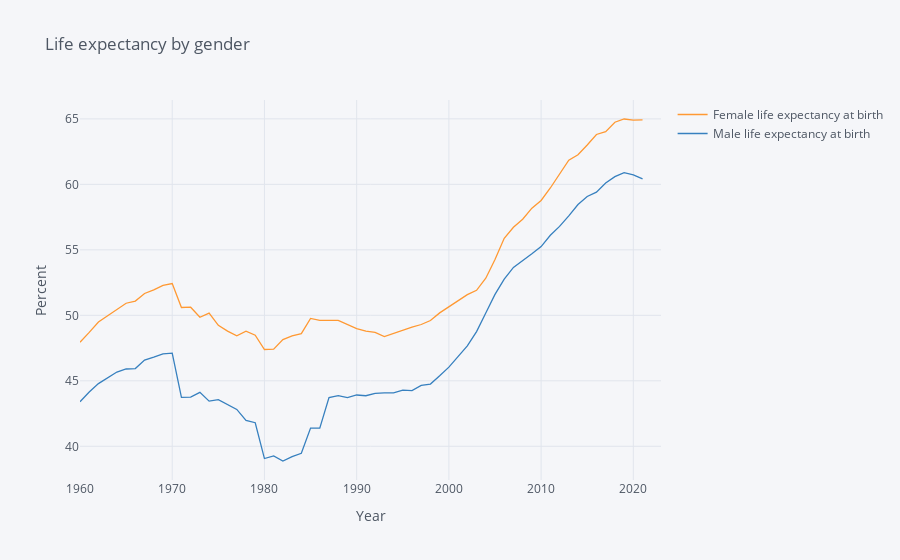
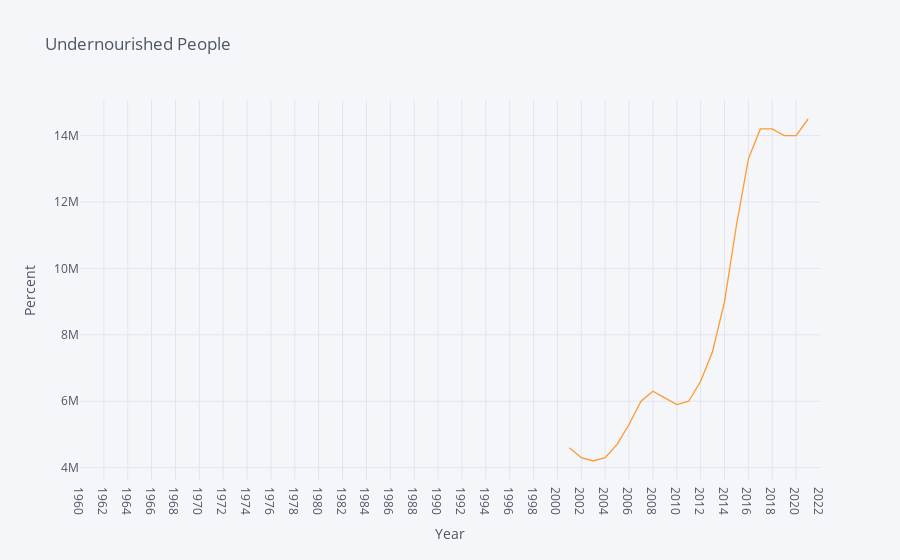

Here is the notebook cell these charts were saved with, in order:
### Markdown cell above
#### Population by Gender in Percent <a name="popl-by-gender-in-percent"></a>

### Code cell
# Population over time as percent male and female.

# Two variables: Population % male, Population % female
variable_labels = {"SP.DYN.LE00.FE.IN": "Female life expectancy at birth",
                   "SP.DYN.LE00.MA.IN": "Male life expectancy at birth"}

# Set country to Rwanda
Uganda = {"UGA":"Uganda"}

# Get dataframe
uganda_pop = wbdata.get_dataframe(variable_labels, country = Uganda).squeeze()

# Date index is of type string; change to integers
uganda_pop.index = uganda_pop.index.astype(int)

# Print graph from 1960-2022
uganda_pop.iplot(title="Life expectancy by gender",xTitle='Year',yTitle='Percent')

variable_labels2 = {"SN.ITK.DEFC": "Number of undernourished people"}
uganda_nurish = wbdata.get_dataframe(variable_labels2, country = Uganda).squeeze()
reversed_nurished = uganda_nurish.iloc[::-1]
reversed_nurished.iplot(title="Undernourished People",xTitle='Year',yTitle='Percent')

### Figure 1 — Plotly figure (JSON) as saved in the notebook; plotly's stock layout.template omitted (floating-point values rounded to 4 significant figures)
{"data": [{"line": {"color": "rgba(255, 153, 51, 1.0)", "dash": "solid", "shape": "linear", "width": 1.3}, "mode": "lines", "name": "Female life expectancy at birth", "text": "", "type": "scatter", "x": [2023, 2022, 2021, 2020, 2019, 2018, 2017, 2016, 2015, 2014, 2013, 2012, 2011, 2010, 2009, 2008, 2007, 2006, 2005, 2004, 2003, 2002, 2001, 2000, 1999, 1998, 1997, 1996, 1995, 1994, 1993, 1992, 1991, 1990, 1989, 1988, 1987, 1986, 1985, 1984, 1983, 1982, 1981, 1980, 1979, 1978, 1977, 1976, 1975, 1974, 1973, 1972, 1971, 1970, 1969, 1968, 1967, 1966, 1965, 1964, 1963, 1962, 1961, 1960], "y": ["", "", 64.92, 64.9, 64.99, 64.74, 64.03, 63.81, 63.01, 62.26, 61.85, 60.76, 59.72, 58.77, 58.18, 57.34, 56.72, 55.88, 54.27, 52.83, 51.91, 51.58, 51.09, 50.62, 50.19, 49.6, 49.3, 49.1, 48.85, 48.64, 48.38, 48.7, 48.79, 48.99, 49.29, 49.61, 49.61, 49.62, 49.76, 48.6, 48.43, 48.14, 47.42, 47.39, 48.48, 48.78, 48.44, 48.79, 49.24, 50.17, 49.85, 50.62, 50.6, 52.43, 52.29, 51.94, 51.67, 51.09, 50.92, 50.44, 49.93, 49.48, 48.7, 47.95]}, {"line": {"color": "rgba(55, 128, 191, 1.0)", "dash": "solid", "shape": "linear", "width": 1.3}, "mode": "lines", "name": "Male life expectancy at birth", "text": "", "type": "scatter", "x": [2023, 2022, 2021, 2020, 2019, 2018, 2017, 2016, 2015, 2014, 2013, 2012, 2011, 2010, 2009, 2008, 2007, 2006, 2005, 2004, 2003, 2002, 2001, 2000, 1999, 1998, 1997, 1996, 1995, 1994, 1993, 1992, 1991, 1990, 1989, 1988, 1987, 1986, 1985, 1984, 1983, 1982, 1981, 1980, 1979, 1978, 1977, 1976, 1975, 1974, 1973, 1972, 1971, 1970, 1969, 1968, 1967, 1966, 1965, 1964, 1963, 1962, 1961, 1960], "y": ["", "", 60.42, 60.72, 60.89, 60.59, 60.1, 59.4, 59.07, 58.46, 57.6, 56.79, 56.12, 55.25, 54.7, 54.21, 53.66, 52.76, 51.6, 50.18, 48.76, 47.67, 46.88, 46.04, 45.38, 44.75, 44.65, 44.25, 44.29, 44.07, 44.08, 44.05, 43.86, 43.92, 43.71, 43.87, 43.72, 41.38, 41.39, 39.47, 39.21, 38.88, 39.26, 39.07, 41.8, 41.98, 42.82, 43.19, 43.56, 43.45, 44.12, 43.76, 43.73, 47.12, 47.05, 46.8, 46.58, 45.94, 45.9, 45.67, 45.26, 44.78, 44.14, 43.4]}], "layout": {"legend": {"bgcolor": "#F5F6F9", "font": {"color": "#4D5663"}}, "paper_bgcolor": "#F5F6F9", "plot_bgcolor": "#F5F6F9", "title": {"font": {"color": "#4D5663"}, "text": "Life expectancy by gender"}, "xaxis": {"gridcolor": "#E1E5ED", "showgrid": true, "tickfont": {"color": "#4D5663"}, "title": {"font": {"color": "#4D5663"}, "text": "Year"}, "zerolinecolor": "#E1E5ED"}, "yaxis": {"gridcolor": "#E1E5ED", "showgrid": true, "tickfont": {"color": "#4D5663"}, "title": {"font": {"color": "#4D5663"}, "text": "Percent"}, "zerolinecolor": "#E1E5ED"}}}

### Figure 2 — Plotly figure (JSON) as saved in the notebook; plotly's stock layout.template omitted (floating-point values rounded to 4 significant figures)
{"data": [{"line": {"color": "rgba(255, 153, 51, 1.0)", "dash": "solid", "shape": "linear", "width": 1.3}, "mode": "lines", "name": "Number of undernourished people", "text": "", "type": "scatter", "x": ["1960", "1961", "1962", "1963", "1964", "1965", "1966", "1967", "1968", "1969", "1970", "1971", "1972", "1973", "1974", "1975", "1976", "1977", "1978", "1979", "1980", "1981", "1982", "1983", "1984", "1985", "1986", "1987", "1988", "1989", "1990", "1991", "1992", "1993", "1994", "1995", "1996", "1997", "1998", "1999", "2000", "2001", "2002", "2003", "2004", "2005", "2006", "2007", "2008", "2009", "2010", "2011", "2012", "2013", "2014", "2015", "2016", "2017", "2018", "2019", "2020", "2021", "2022"], "y": ["", "", "", "", "", "", "", "", "", "", "", "", "", "", "", "", "", "", "", "", "", "", "", "", "", "", "", "", "", "", "", "", "", "", "", "", "", "", "", "", "", 4600000, 4300000, 4200000, 4300000, 4700000, 5300000, 6000000, 6300000, 6100000, 5900000, 6000000, 6600000, 7500000, 9000000, 11300000, 13300000, 14200000, 14200000, 14000000, 14000000, 14500000, ""]}], "layout": {"legend": {"bgcolor": "#F5F6F9", "font": {"color": "#4D5663"}}, "paper_bgcolor": "#F5F6F9", "plot_bgcolor": "#F5F6F9", "title": {"font": {"color": "#4D5663"}, "text": "Undernourished People"}, "xaxis": {"gridcolor": "#E1E5ED", "showgrid": true, "tickfont": {"color": "#4D5663"}, "title": {"font": {"color": "#4D5663"}, "text": "Year"}, "zerolinecolor": "#E1E5ED"}, "yaxis": {"gridcolor": "#E1E5ED", "showgrid": true, "tickfont": {"color": "#4D5663"}, "title": {"font": {"color": "#4D5663"}, "text": "Percent"}, "zerolinecolor": "#E1E5ED"}}}
